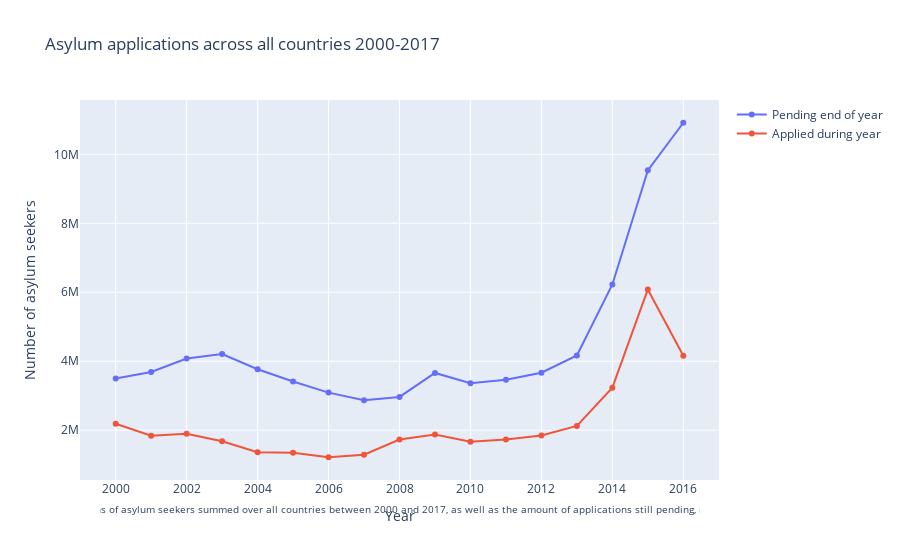

This figure's notebook cell:
### Markdown cell above
### Asylum applications across all countries 2000-2017

### Code cell
# Read the CSV file into a DataFrame
apypc_df = pd.read_csv("data/applied_pending_yearly_per_country.csv")

# Create the figure
fig = go.Figure()

# Add traces for each line
fig.add_trace(go.Scatter(x=apypc_df["Year"], y=apypc_df.filter(regex='end').sum(axis=1), name="Pending end of year"))
fig.add_trace(go.Scatter(x=apypc_df["Year"], y=apypc_df.filter(regex='Applied').sum(axis=1), name="Applied during year"))

# Set labels and titles
fig.update_layout(
    xaxis_title="Year",
    yaxis_title="Number of asylum seekers",
    title="Asylum applications across all countries 2000-2017"
)

# Set x-axis tick labels
fig.update_xaxes(
    tickmode="array",
    tickvals=[2000, 2002, 2004, 2006, 2008, 2010, 2012, 2014, 2016],
    ticktext=[str(year) for year in range(2000, 2017, 2)]
)

# Set y-axis tick labels
fig.update_yaxes(tickvals=list(range(0, 10000001, 2000000)))

# Add text
txt = "The total number of recorded applications of asylum seekers summed over all countries between 2000 and 2017, as well as the amount of applications still pending, i.e. not processed, at the end of the year."
fig.add_annotation(
    text=txt,
    xref="paper", yref="paper",
    x=0.5, y=-0.1,
    showarrow=False,
    font=dict(size=10),
    width=600
)

# Display the plot
fig.show()

### Figure 1 — Plotly figure (JSON) as saved in the notebook; plotly's stock layout.template omitted (floating-point values rounded to 4 significant figures)
{"data": [{"name": "Pending end of year", "type": "scatter", "x": [2000, 2001, 2002, 2003, 2004, 2005, 2006, 2007, 2008, 2009, 2010, 2011, 2012, 2013, 2014, 2015, 2016], "y": [3499106, 3688378, 4079510, 4207952, 3767608, 3413132, 3089686, 2866794, 2964802, 3660326, 3364416, 3459732, 3666964, 4165656, 6225352, 9535458, 10916084]}, {"name": "Applied during year", "type": "scatter", "x": [2000, 2001, 2002, 2003, 2004, 2005, 2006, 2007, 2008, 2009, 2010, 2011, 2012, 2013, 2014, 2015, 2016], "y": [2186090, 1836312, 1897072, 1680472, 1362318, 1348010, 1214922, 1286930, 1729884, 1871206, 1661928, 1728464, 1846310, 2122148, 3233130, 6082398, 4161200]}], "layout": {"annotations": [{"font": {"size": 10}, "showarrow": false, "text": "The total number of recorded applications of asylum seekers summed over all countries between 2000 and 2017, as well as the amount of applications still pending, i.e. not processed, at the end of the year.", "width": 600, "x": 0.5, "xref": "paper", "y": -0.1, "yref": "paper"}], "title": {"text": "Asylum applications across all countries 2000-2017"}, "xaxis": {"tickmode": "array", "ticktext": ["2000", "2002", "2004", "2006", "2008", "2010", "2012", "2014", "2016"], "tickvals": [2000, 2002, 2004, 2006, 2008, 2010, 2012, 2014, 2016], "title": {"text": "Year"}}, "yaxis": {"tickvals": [0, 2000000, 4000000, 6000000, 8000000, 10000000], "title": {"text": "Number of asylum seekers"}}}}
